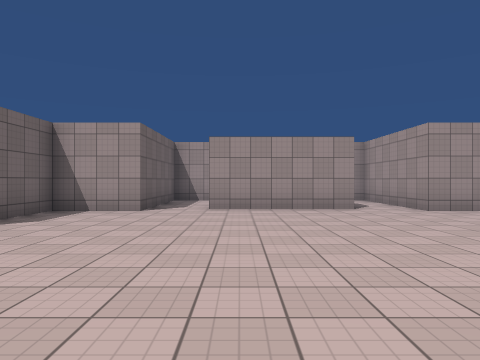
view 1 (above)

19 first-person views from a walk through a scene from a Unity 3-D project. The camera is 1.4 m above the floor, looks level and sees 70° across. The floor is counted in squares, 2 m on a side. Each view is taken from the middle of a square. On the plan, view 1 faces up. The plan holds only what a view shows up to about 11 squares ahead; the rest is blank. The place goes on beyond the plan. The player is left out. Surface patterns are stand-ins for the level's own textures.

view 2
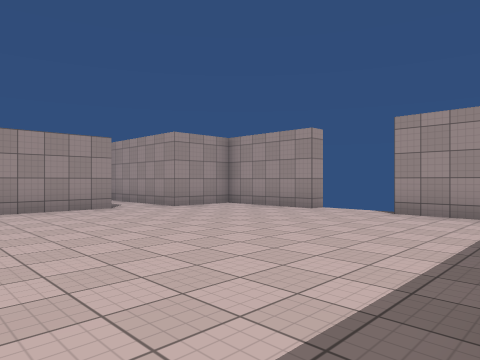

view 3
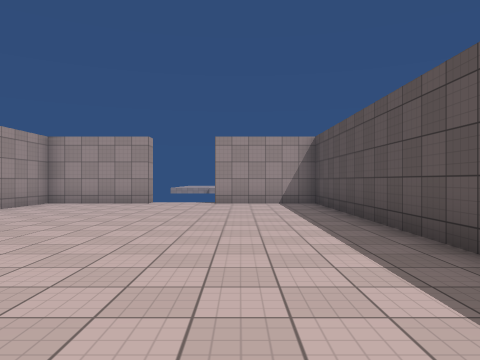

view 4
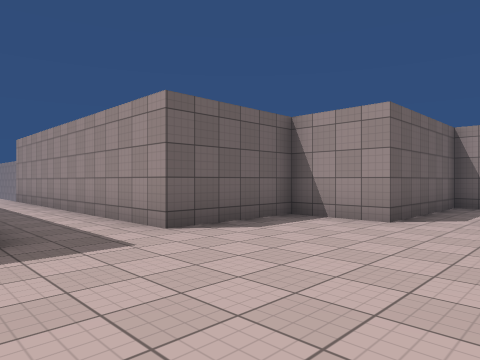

view 5
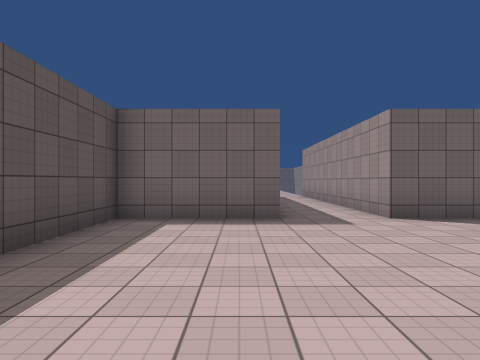

view 6
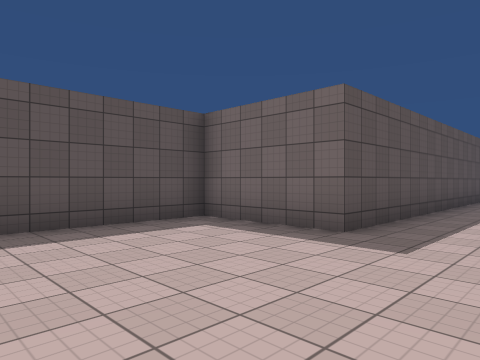

view 7
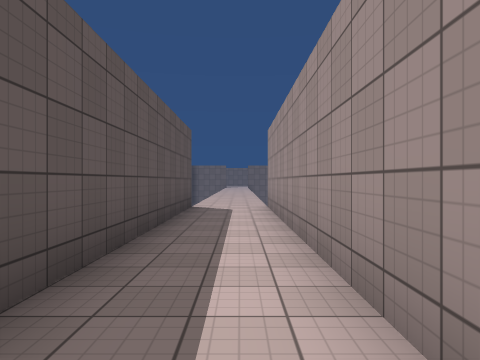

view 8
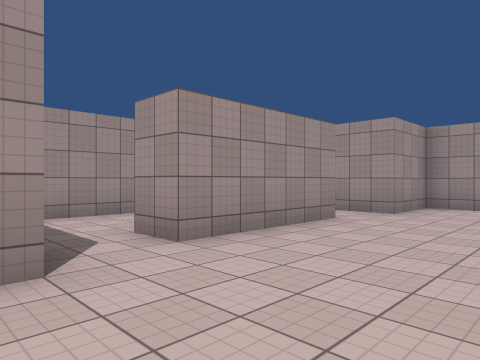

view 9
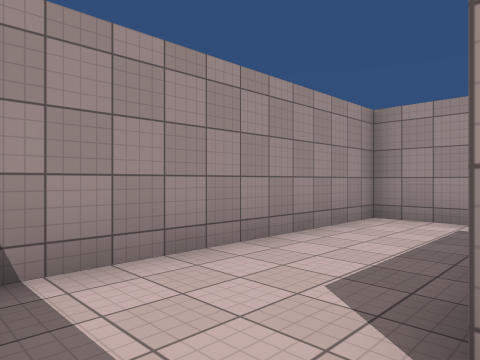

view 10
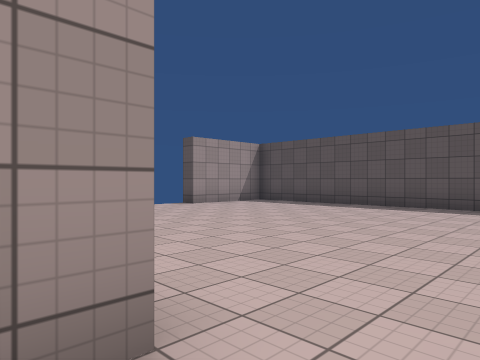

view 11
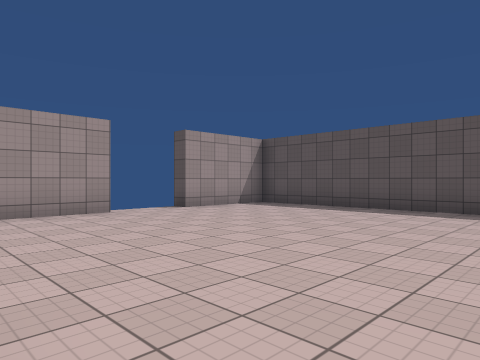

view 12
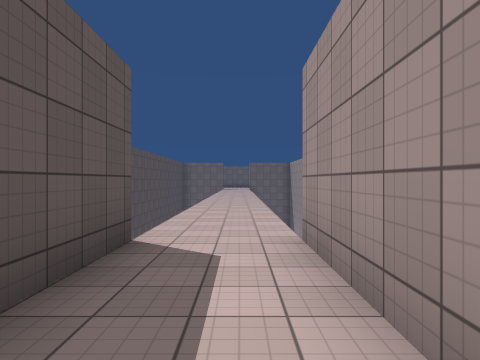

view 13
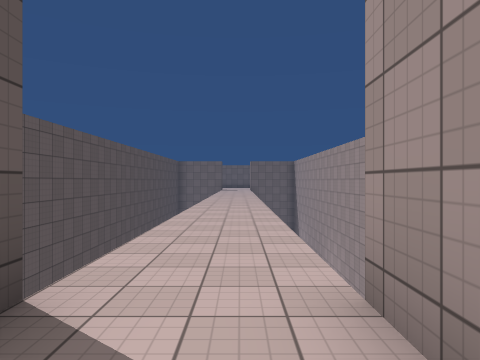

view 14
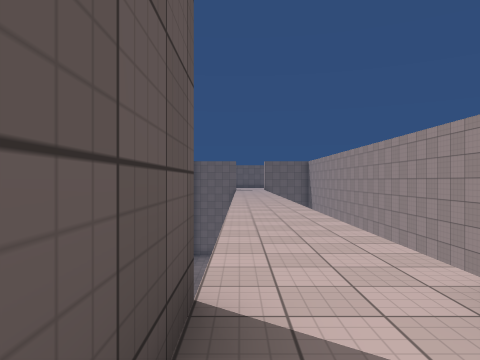

view 15
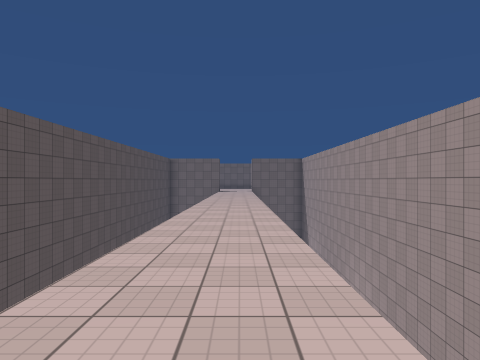

view 16
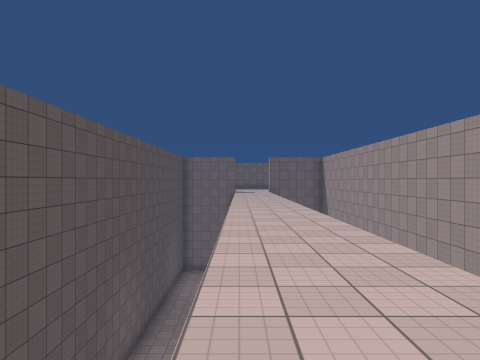

view 17
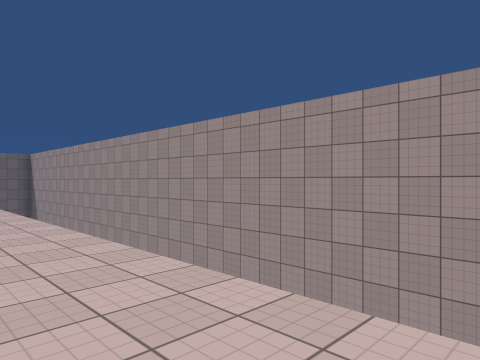

view 18
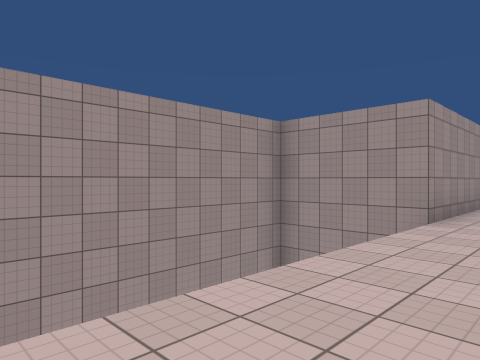

view 19
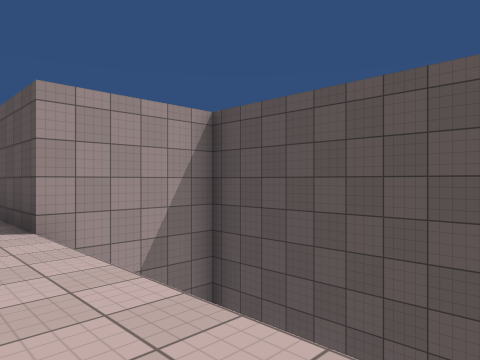

### Floor plan
Key: @ floor where view 1 was taken; # wall or solid block; x gap in a wall; . floor; v drop or lower ground.
Columns run from 26 left of view 1 to 7 right of it. Each row starts with its distance up from view 1.
 12                        #########
 11                        #.......#
 10                        #.......#
  9                        #..###..#
  8 ##############       ###.......###
  7              #       #...........#
  6              #       #...........#
  5  vvvvvvvvvvvv#########...........x
  4 .................................
  3 .................................
  2              #########...........#
  1 vv           #       #...........#
  0 vvvvvvvvvvvvv#       #....@......#
 -1                      #############

Positions as (right, up) in squares from view 1, and headings:
1: (0, 0), facing up
2: (-1, 0), facing up-right
3: (-4, 2), facing right
4: (0, 2), facing up-left
5: (2, 2), facing left
6: (0, 5), facing down-left
7: (-4, 4), facing left
8: (-3, 5), facing up-right
9: (-2, 9), facing up-right
10: (-2, 9), facing down-right
11: (-1, 8), facing down-right
12: (-9, 4), facing left
13: (-11, 4), facing left
14: (-11, 3), facing left
15: (-14, 4), facing left
16: (-15, 3), facing left
17: (-15, 3), facing up-left
18: (-19, 3), facing up-right
19: (-18, 4), facing down-right
